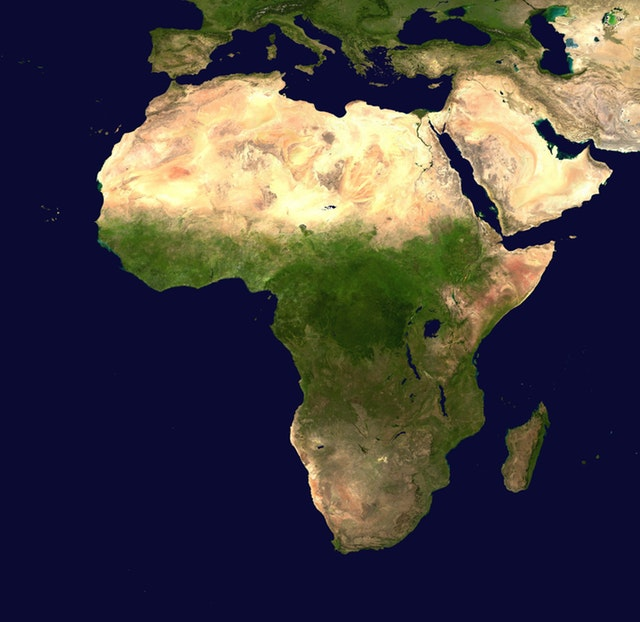
#> input picture numpy_matpoltlip/map.jpeg, 640 x 622 px
$ python image_channel.py
#> lines starting #> are read from the running program, lines starting #| are printed output that depends on the picture

import matplotlib.pyplot as plt
import numpy as np

img = plt.imread("map.jpeg")
#> img is the input picture: shape (622, 640, 3); mean R, G, B 68.6, 64, 66.4

r = img[:, :, 0]
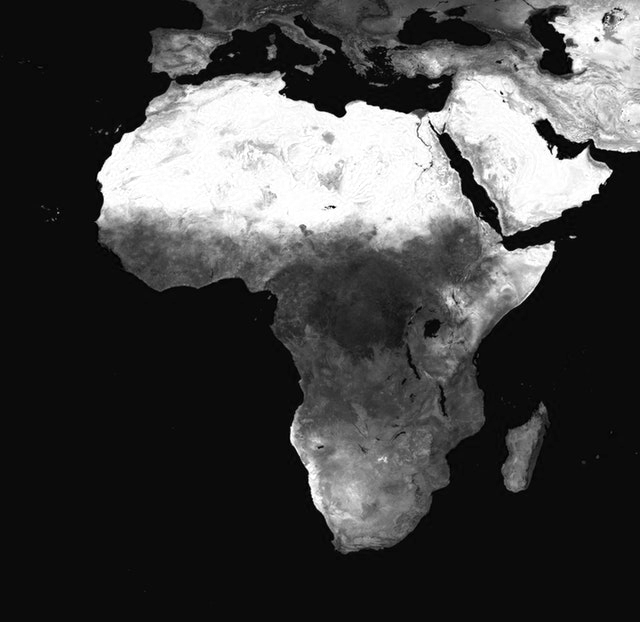
#> r: shape (622, 640); min 0, max 255, mean 68.6
g = img[:, :, 1]
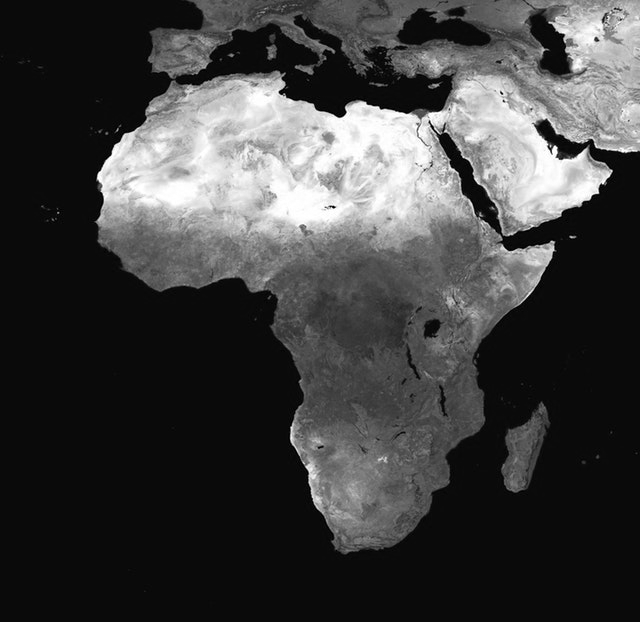
#> g: shape (622, 640); min 0, max 255, mean 64
b = img[:, :, 2]
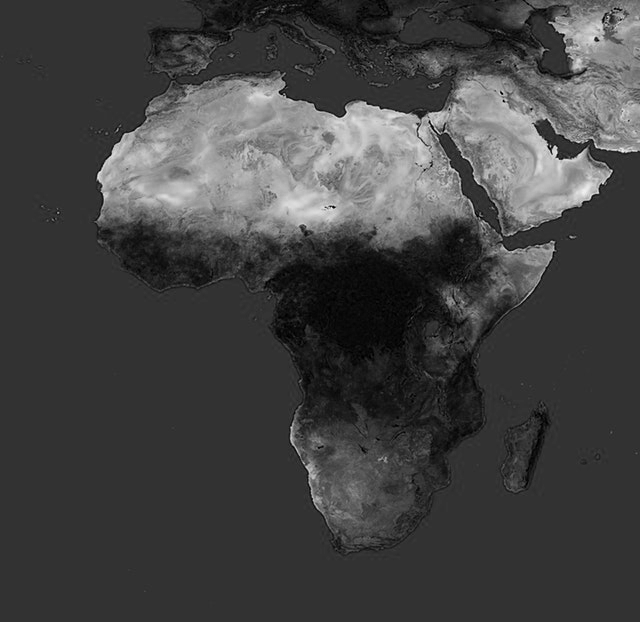
#> b: shape (622, 640); min 0, max 243, mean 66.4
show = np.dstack((r, g, b))
plt.imshow(show)
plt.show()

output = [img, r, g, b]
titles = ["ımage", "red", "green", "blue"]

for i in range(4):
    plt.subplot(2, 2, i+1)
    plt.axis("off")
    plt.title(titles[i])
    if i == 0:
        plt.imshow(output[i])
    else:
        plt.imshow(output[i], cmap="gray")
plt.show()
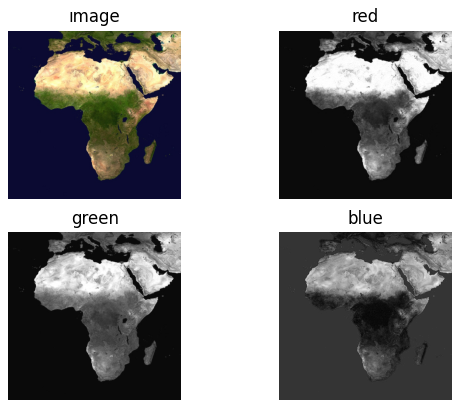
#> figure drawn by matplotlib, 4 panels
